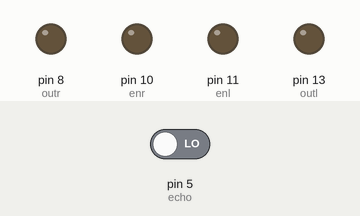
The sketch below on a simulated Arduino Uno, built with avr-gcc and run on an emulated ATmega328P. On the bench: output pins drawn as LEDs (lit = HIGH). The test bench sets the inputs (shaded band); at power-on: pin 5 (echo) LOW. Pins used as bus, display or sensor lines are not drawn; what the sketch prints to the serial monitor is not drawn.

Above: at 0.1 s.
At 1.6 s:
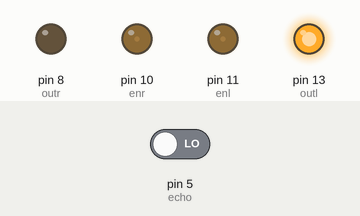
At 98.0 s:
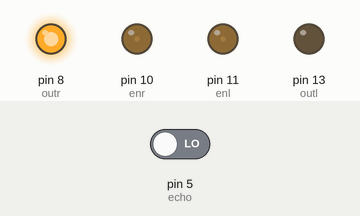
Timing chart, 0 to 99.5 s (numbered marks = the images above):
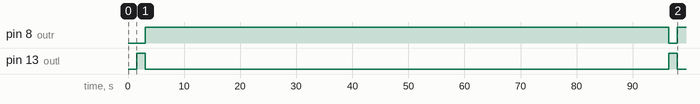

The sketch:

shortest1.ino
```cpp
# define echo 5
# define trig 6
# define gndl 12
#define gndr 7
#define outl 13
#define outr 8
#define enl 11
#define enr 10
const int MAX=50;
int mtrspeed=0;
int i=0;
int j=0;
int dryrun=0;
int counter=0;
int turns[MAX];
void setup()
{
  Serial.begin(9600);
  pinMode(trig,OUTPUT);
  pinMode(echo,INPUT);
  pinMode(gndl,OUTPUT);
  pinMode(gndr,OUTPUT);
  pinMode(outl,OUTPUT);
  pinMode(outr,OUTPUT);
  pinMode(enl,OUTPUT);
  pinMode(enr,OUTPUT);
}

  /*Serial.println("Dry running...");*/
void loop()
{
 int dist=calcDistance();
  Serial.println(dist);
  if(dist<=8)
  {

    if(i+j==2)
    {
      unsigned long startMillis = millis();
        while (millis() - startMillis < 750)//750 is time taken to turn 90 degrees by bot considering speed 20rpm
      {
       turnLeft();
       Serial.println("back");
      }
      turns[counter]=2;
      counter++;
    }
    else
    {
     int key=0;
      unsigned long startMillis1 = millis();
      while (millis() - startMillis1 < 750)
      {
        turnRight();
        Serial.println("turn right");

       }
      	if(calcDistance()>8)
      	{

          key=1;
          turns[counter]=0;
          counter++;
      	}
      if(key!=1)
      {
        unsigned long startMillis2 = millis();
        while (millis() - startMillis2 < 1500)
      {
       turnLeft();
       Serial.println("turn left");
      }
       turns[counter]=1;
        counter++;
    }
   }
  }
  else
  {
    move();
    Serial.println("move straight");
  }
}
// for fastest
/*
 Serial.println("Moving in fastest time");
  counter=0;*/
/*
  void loop(){
 int dist=calcDistance();
  Serial.println(dist);
  if(dist<=8)
  {
    if(turns[counter]==0){
      unsigned long startMillis = millis();
        while (millis() - startMillis < 750)//750 is time taken to turn 90 degrees by bot considering speed 20rpm
      {
       turnRight();
       Serial.println("right");
      }

    }
    else if(turns[counter]==1)
    {
      unsigned long startMillis1 = millis();
      while (millis() - startMillis1 < 750)
      {
        turnLeft();
        Serial.println("left");

       }
    }
    else if(turns[counter]==2)
    {
      unsigned long startMillis1 = millis();
      while (millis() - startMillis1 < 1500)
      {
        turnLeft();
        Serial.println("back");

       }
    }
   counter++;
  }
  else
  {
    move();
    Serial.println("move straight");
  }
}*/
void move()
{
  mtrspeed=50;
  analogWrite(enl,mtrspeed);
  analogWrite(enr,mtrspeed);
  digitalWrite(outl,HIGH);
  digitalWrite(outr,HIGH);
  digitalWrite(gndl,LOW);
  digitalWrite(gndr,LOW);
  i=0;
  j=0;
}
void turnRight()
{
  if(mtrspeed=50)
  {
  	delay(500);  		//for speed variation
  }
  mtrspeed=20;
  analogWrite(enl,mtrspeed);
  analogWrite(enr,mtrspeed);
  digitalWrite(outl,HIGH);
  digitalWrite(outr,LOW);
  digitalWrite(gndl,LOW);
  digitalWrite(gndr,HIGH);
  i=1;
}
void turnLeft()
{
  mtrspeed=20;
  analogWrite(enl,mtrspeed);
  analogWrite(enr,mtrspeed);
  digitalWrite(outl,LOW);
  digitalWrite(outr,HIGH);
  digitalWrite(gndl,HIGH);
  digitalWrite(gndr,LOW);
  j=1;
}
int calcDistance()
{
  int dist=0;
  digitalWrite(trig,LOW);
  delay(4);
  digitalWrite(trig,HIGH);
  delay(15);
  digitalWrite(trig,LOW);
  int t=pulseIn(echo,HIGH);
  dist=t*(0.034/2);
  return dist;
}


  
```
